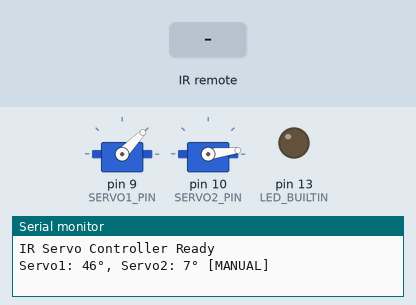
Simulated run of this sketch. Board: Arduino Uno, built with avr-gcc and run on an emulated ATmega328P. Shown: 2 × servo, output pins drawn as LEDs (lit = HIGH), the last lines printed to the serial monitor. Dashed ring = blinking. The test bench sets the inputs (shaded band).

Above: at 2.4 s.
2.5 s: infrared code 0xF30CFF00 received
At 2.57 s:
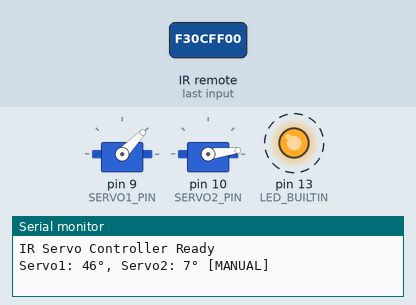
At 4.03 s:
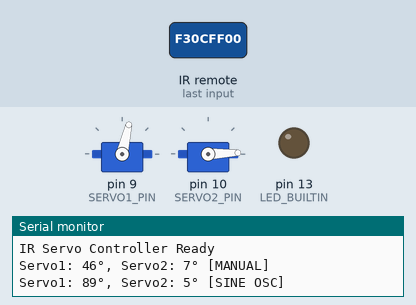
5.5 s: infrared code 0xBA45FF00 received
At 8.3 s:
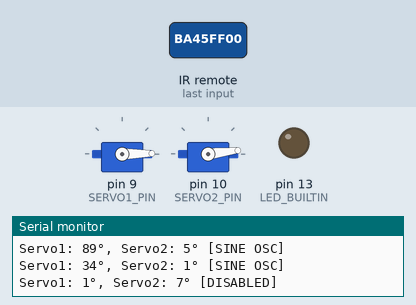
Timing chart, 0 to 9.8 s (numbered marks = the images above; inputs shaded):
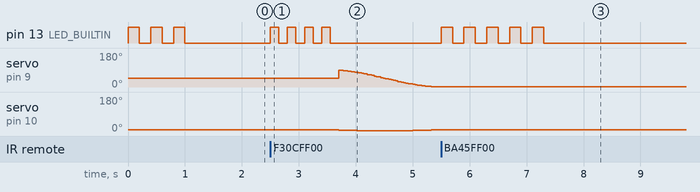

The sketch:

remote-test.ino
```cpp
// Arduino IR Remote Servo Controller - Modified Version
// IR Controls Only: Power, Vol+/-, Skip Left/Right, Button 1 (sine wave)
// Now prints servo positions once per second

#include <Servo.h>
#include <IRremote.h>

// Define PI constant for sine wave calculations
#ifndef PI
#define PI 3.14159265359
#endif

// Pin definitions
const int SERVO1_PIN = 9;   // Servo-1 on pin 9
const int SERVO2_PIN = 10;  // Servo-2 on pin 10
const int IR_RECEIVE_PIN = 12;

// IR Remote button codes for Elegoo small remote
const uint32_t IR_SKIP_LEFT = 0xBB44FF00;   // Servo 1 left by 5°
const uint32_t IR_SKIP_RIGHT = 0xBC43FF00;  // Servo 1 right by 5°
const uint32_t IR_VOL_UP = 0xB946FF00;      // Servo 2 left by 5°
const uint32_t IR_VOL_DOWN = 0xEA15FF00;    // Servo 2 right by 5°
const uint32_t IR_POWER = 0xBA45FF00;       // Toggle servo enable/disable
const uint32_t IR_ONE = 0xF30CFF00;         // Triggers sine wave oscillation (was button 3)

// Servo configuration constants
const int SERVO_MIN_ANGLE = 0;
const int SERVO_MAX_ANGLE = 92;
const int SERVO2_MIN_ANGLE = 0;  // Servo-2 minimum angle limit
const int SERVO2_MAX_ANGLE = 14; // Servo-2 maximum angle limit
// Calculate actual center angles for each servo
const int SERVO1_CENTER_ANGLE = (SERVO_MIN_ANGLE + SERVO_MAX_ANGLE) / 2;  // 90° for 60-120 range
const int SERVO2_CENTER_ANGLE = (SERVO2_MIN_ANGLE + SERVO2_MAX_ANGLE) / 2;
const int SERVO_CENTER_ANGLE = 90;  // Keep for compatibility
const int SERVO_STEP_SIZE = 5;

// Sine wave oscillation constants
const unsigned long SINE_UPDATE_INTERVAL = 20;
const float SINE_FREQUENCY = 0.25;
// Calculate amplitudes based on actual servo ranges
const int SINE1_AMPLITUDE = (SERVO_MAX_ANGLE - SERVO_MIN_ANGLE) / 2;        // 30° for 60-120 range
const int SINE2_AMPLITUDE = (SERVO2_MAX_ANGLE - SERVO2_MIN_ANGLE) / 2;
const int SINE1_CENTER = SERVO1_CENTER_ANGLE;                               // 90°
const int SINE2_CENTER = SERVO2_CENTER_ANGLE;

// Position printing constants
const unsigned long POSITION_PRINT_INTERVAL = 1000; // 1 second

// Core servo control variables
Servo servo1;
Servo servo2;
int currentServo1Angle = SERVO1_CENTER_ANGLE;
int currentServo2Angle = SERVO2_CENTER_ANGLE;
bool servo1Attached = false;
bool servo2Attached = false;
bool servoEnabled = true;
bool sineOscillatingMode = false;

// Position printing variable
unsigned long lastPositionPrint = 0;

// Sine wave oscillation variables
unsigned long sineStartTime = 0;
unsigned long lastSineUpdate = 0;
float sineFrequency = SINE_FREQUENCY;

void setup() {
  Serial.begin(9600);
  pinMode(LED_BUILTIN, OUTPUT);

  // Initialize IR receiver
  IrReceiver.begin(IR_RECEIVE_PIN, ENABLE_LED_FEEDBACK);

  // Initialize both servos at their respective center positions
  servo1.attach(SERVO1_PIN);
  servo2.attach(SERVO2_PIN);
  servo1Attached = true;
  servo2Attached = true;
  servoEnabled = true;
  servo1.write(SERVO1_CENTER_ANGLE);
  servo2.write(SERVO2_CENTER_ANGLE);
  currentServo1Angle = SERVO1_CENTER_ANGLE;
  currentServo2Angle = SERVO2_CENTER_ANGLE;

  Serial.println(F("IR Servo Controller Ready"));
  startupLEDSequence();

  // Initialize position printing timer
  lastPositionPrint = millis();
}

void loop() {
  handleIRRemote();

  if (sineOscillatingMode && servoEnabled) {
    updateSineOscillation();
    handleIRRemote(); // Extra IR check during oscillation
  }

  enforceServoSafety();
  printServoPositions(); // Print servo positions once per second
}

void printServoPositions() {
  unsigned long currentTime = millis();

  if (currentTime - lastPositionPrint >= POSITION_PRINT_INTERVAL) {
    Serial.print(F("Servo1: "));
    Serial.print(currentServo1Angle);
    Serial.print(F("°, Servo2: "));
    Serial.print(currentServo2Angle);
    Serial.print(F("° ["));

    if (!servoEnabled) {
      Serial.print(F("DISABLED"));
    } else if (sineOscillatingMode) {
      Serial.print(F("SINE OSC"));
    } else {
      Serial.print(F("MANUAL"));
    }

    Serial.println(F("]"));

    lastPositionPrint = currentTime;
  }
}

void updateSineOscillation() {
  unsigned long currentTime = millis();

  if (currentTime - lastSineUpdate >= SINE_UPDATE_INTERVAL) {
    float timeElapsed = (currentTime - sineStartTime) / 1000.0;
    float sineValue = sin(2 * PI * sineFrequency * timeElapsed);
    float cosineValue = cos(2 * PI * sineFrequency * timeElapsed);

    // Use separate amplitudes and centers for each servo
    int targetServo1Angle = SINE1_CENTER + (int)(sineValue * SINE1_AMPLITUDE);
    int targetServo2Angle = SINE2_CENTER + (int)(cosineValue * SINE2_AMPLITUDE);

    targetServo1Angle = constrain(targetServo1Angle, SERVO_MIN_ANGLE, SERVO_MAX_ANGLE);
    targetServo2Angle = constrain(targetServo2Angle, SERVO2_MIN_ANGLE, SERVO2_MAX_ANGLE);

    if (abs(targetServo1Angle - currentServo1Angle) >= 1 || abs(targetServo2Angle - currentServo2Angle) >= 1) {
      currentServo1Angle = targetServo1Angle;
      currentServo2Angle = targetServo2Angle;

      if (servo1Attached && servo2Attached && servoEnabled) {
        servo1.write(currentServo1Angle);
        servo2.write(currentServo2Angle);
      }
    }

    lastSineUpdate = currentTime;
  }
}

void handleIRRemote() {
  if (IrReceiver.decode()) {
    uint32_t receivedCode = IrReceiver.decodedIRData.decodedRawData;

    // Improved repeat handling
    if (IrReceiver.decodedIRData.flags & IRDATA_FLAGS_IS_REPEAT) {
      static unsigned long lastRepeatTime = 0;
      if (millis() - lastRepeatTime < 150) {
        IrReceiver.resume();
        return;
      }
      lastRepeatTime = millis();
    }

    switch (receivedCode) {
      case IR_SKIP_LEFT:
        adjustServo1(SERVO_STEP_SIZE);
        break;

      case IR_SKIP_RIGHT:
        adjustServo1(-SERVO_STEP_SIZE);
        break;

      case IR_VOL_UP:
        adjustServo2(SERVO_STEP_SIZE);
        break;

      case IR_VOL_DOWN:
        adjustServo2(-SERVO_STEP_SIZE);
        break;

      case IR_POWER:
        toggleServo();
        break;

      case IR_ONE:
        toggleSineOscillation();
        break;
    }

    IrReceiver.resume();
  }
}

void adjustServo1(int degrees) {
  if (!servoEnabled) return;

  sineOscillatingMode = false; // Stop sine oscillation when manually adjusting

  int newAngle = currentServo1Angle + degrees;
  newAngle = constrain(newAngle, SERVO_MIN_ANGLE, SERVO_MAX_ANGLE);

  if (newAngle != currentServo1Angle) {
    currentServo1Angle = newAngle;

    if (!servo1Attached) {
      servo1.attach(SERVO1_PIN);
      servo1Attached = true;
    }

    servo1.write(currentServo1Angle);
    flashLED(1, 50);
  }
}

void adjustServo2(int degrees) {
  if (!servoEnabled) return;

  sineOscillatingMode = false; // Stop sine oscillation when manually adjusting

  int newAngle = currentServo2Angle + degrees;
  newAngle = constrain(newAngle, SERVO2_MIN_ANGLE, SERVO2_MAX_ANGLE);

  if (newAngle != currentServo2Angle) {
    currentServo2Angle = newAngle;

    if (!servo2Attached) {
      servo2.attach(SERVO2_PIN);
      servo2Attached = true;
    }

    servo2.write(currentServo2Angle);
    flashLED(1, 50);
  }
}

void toggleSineOscillation() {
  if (!servoEnabled) return;

  if (sineOscillatingMode) {
    sineOscillatingMode = false;
    flashLED(3, 300);
  } else {
    sineOscillatingMode = true;
    sineStartTime = millis();
    lastSineUpdate = millis();
    flashLED(4, 150);
  }
}

void toggleServo() {
  if (servoEnabled) {
    disableServo();
  } else {
    enableServo();
  }
}

void enableServo() {
  if (!servoEnabled) {
    servoEnabled = true;
    if (!servo1Attached) {
      servo1.attach(SERVO1_PIN);
      servo1Attached = true;
    }
    if (!servo2Attached) {
      servo2.attach(SERVO2_PIN);
      servo2Attached = true;
    }

    sineOscillatingMode = false; // Stop oscillation when enabling
    currentServo1Angle = SERVO1_CENTER_ANGLE;
    currentServo2Angle = SERVO2_CENTER_ANGLE;
    servo1.write(SERVO1_CENTER_ANGLE);
    servo2.write(SERVO2_CENTER_ANGLE);

    flashLED(3, 100);
  }
}

void disableServo() {
  if (servoEnabled) {
    servoEnabled = false;
    sineOscillatingMode = false; // Stop oscillation when disabling

    if (servo1Attached) {
      servo1.detach();
      servo1Attached = false;
    }
    if (servo2Attached) {
      servo2.detach();
      servo2Attached = false;
    }

    flashLED(5, 200);
  }
}

void enforceServoSafety() {
  if (!servoEnabled) return;

  currentServo1Angle = constrain(currentServo1Angle, SERVO_MIN_ANGLE, SERVO_MAX_ANGLE);
  currentServo2Angle = constrain(currentServo2Angle, SERVO2_MIN_ANGLE, SERVO2_MAX_ANGLE);

  if ((!servo1Attached || !servo2Attached) && servoEnabled) {
    if (!servo1Attached) {
      servo1.attach(SERVO1_PIN);
      servo1Attached = true;
    }
    if (!servo2Attached) {
      servo2.attach(SERVO2_PIN);
      servo2Attached = true;
    }
    flashLED(3, 50);
  }
}

void startupLEDSequence() {
  for (int i = 0; i < 3; i++) {
    digitalWrite(LED_BUILTIN, HIGH);
    delay(200);
    digitalWrite(LED_BUILTIN, LOW);
    delay(200);
  }
}

void flashLED(int count, int delayTime) {
  for (int i = 0; i < count; i++) {
    digitalWrite(LED_BUILTIN, HIGH);
    delay(delayTime);
    digitalWrite(LED_BUILTIN, LOW);
    delay(delayTime);
  }
}
```

Measured:
- after the input at 2.5 s, pin 13 (LED_BUILTIN): alternates HIGH for 0.15 s and LOW for 0.15 s, 8 changes in all, then stays LOW, starting at once; servo on pin 10 (SERVO2_PIN): 7° → 5° after 1.2 s, → 4° 0.10 s later, → 3° 0.10 s later, → 2° 0.12 s later, … (11 changes in this stretch)
- after the input at 5.5 s, pin 13 (LED_BUILTIN): alternates HIGH for 0.20 s and LOW for 0.20 s, 10 changes in all, then stays LOW, starting at once; servo on pin 9 (SERVO1_PIN): stops changing and stays 1°; servo on pin 10 (SERVO2_PIN): stops changing and stays 7°
